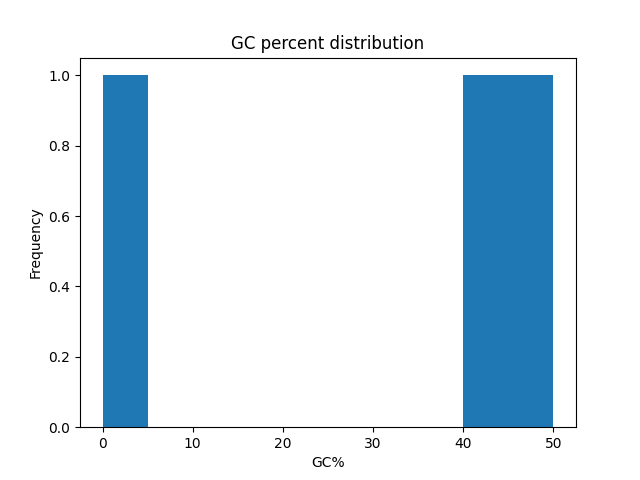

This figure's Python source:
import sys
import matplotlib.pyplot as plt

file=sys.argv[1]

gc_value=[]

with open(file)as f:
        line=f.readlines()

for i in range(0,len(line),4):
        seq=line[i+1].strip().upper()
        gc=(seq.count("G") +seq.count("C"))/len(seq) *100
        gc_value.append(gc)

plt.hist(gc_value)
plt.xlabel("GC%")
plt.ylabel("Frequency")
plt.title("GC percent distribution")
plt.savefig("fastq_gc_plot.png")
print("fastq file generated")
